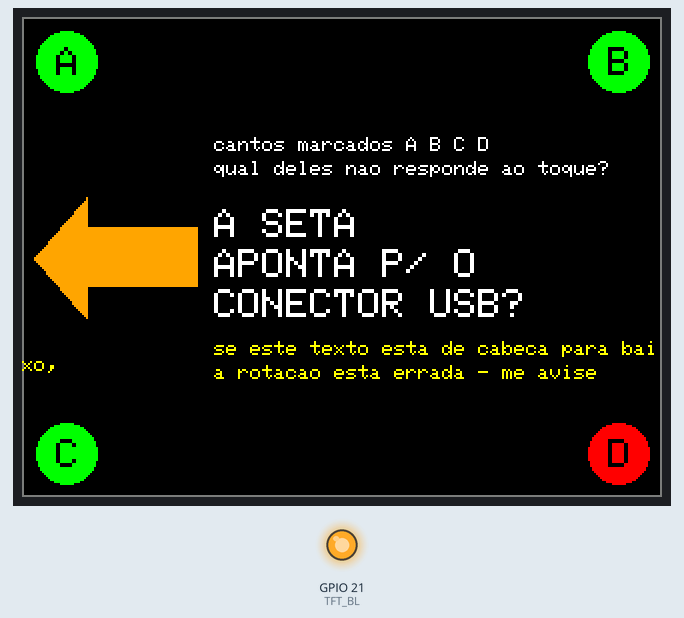
A sketch run on a simulated ESP32. On the bench: 320×240 colour display, output pins drawn as LEDs (lit = HIGH). What the sketch prints to the serial monitor is not drawn.

Above: at 1.1 s.

The sketch:

orient.ino
```cpp
/**
 * orient.ino - confirmacao de orientacao, sem depender de vocabulario.
 *
 * "Esquerda" e "direita" dependem de como a placa esta na mao de quem olha,
 * e isso ja gerou confusao. Esta tela resolve por desenho: uma seta grande
 * apontando para uma borda especifica com a pergunta escrita ao lado, e uma
 * letra em cada canto para o canto problematico do touch poder ser nomeado
 * sem ambiguidade.
 *
 * Mesma configuracao validada no bring-up: ST7789 320x240, rotation 3.
 */
#include <Arduino.h>
#include <Arduino_GFX_Library.h>

#define TFT_SCK   14
#define TFT_MOSI  13
#define TFT_MISO  12
#define TFT_CS    15
#define TFT_DC     2
#define TFT_RST   -1
#define TFT_BL    21
#define TFT_ROTATION 3

static Arduino_DataBus *bus = nullptr;
static Arduino_GFX     *gfx = nullptr;

// Seta cheia apontando para a esquerda, encostada na borda esquerda.
static void arrow_left(int tipX, int cy, int len, int halfH, uint16_t col) {
  gfx->fillTriangle(tipX, cy, tipX + 26, cy - halfH, tipX + 26, cy + halfH, col);
  gfx->fillRect(tipX + 26, cy - halfH / 2, len - 26, halfH, col);
}

static void corner_letter(int x, int y, const char *s, uint16_t col) {
  gfx->fillCircle(x, y, 15, col);
  gfx->setTextColor(RGB565_BLACK);
  gfx->setTextSize(2);
  gfx->setCursor(x - 5, y - 7);
  gfx->print(s);
}

void setup() {
  Serial.begin(115200);
  delay(800);

  pinMode(TFT_BL, OUTPUT);
  digitalWrite(TFT_BL, HIGH);

  bus = new Arduino_ESP32SPI(TFT_DC, TFT_CS, TFT_SCK, TFT_MOSI, TFT_MISO, HSPI);
  gfx = new Arduino_ST7789(bus, TFT_RST, TFT_ROTATION, false, 240, 320);
  if (!gfx->begin(40000000UL)) {
    Serial.println("FATAL: gfx->begin() falhou");
    while (1) delay(1000);
  }

  int w = gfx->width(), h = gfx->height();
  Serial.print("orient: ");
  Serial.print(w);
  Serial.print("x");
  Serial.print(h);
  Serial.print(" rotation=");
  Serial.println(TFT_ROTATION);

  gfx->fillScreen(RGB565_BLACK);
  gfx->drawRect(0, 0, w, h, RGB565_DARKGREY);

  // A pergunta, escrita para ser lida com a tela na posicao certa.
  gfx->setTextColor(RGB565_WHITE);
  gfx->setTextSize(2);
  gfx->setCursor(96, 96);
  gfx->print("A SETA");
  gfx->setCursor(96, 116);
  gfx->print("APONTA P/ O");
  gfx->setCursor(96, 136);
  gfx->print("CONECTOR USB?");

  gfx->setTextSize(1);
  gfx->setTextColor(RGB565_YELLOW);
  gfx->setCursor(96, 162);
  gfx->print("se este texto esta de cabeca para baixo,");
  gfx->setCursor(96, 174);
  gfx->print("a rotacao esta errada - me avise");

  // Seta apontando para a borda esquerda da tela (nesta rotacao).
  arrow_left(6, h / 2, 82, 30, RGB565_ORANGE);

  // Cantos nomeados: A B em cima, C D embaixo.
  corner_letter(22, 22, "A", RGB565_GREEN);
  corner_letter(w - 22, 22, "B", RGB565_GREEN);
  corner_letter(22, h - 22, "C", RGB565_GREEN);
  corner_letter(w - 22, h - 22, "D", RGB565_RED);

  gfx->setTextColor(RGB565_WHITE);
  gfx->setTextSize(1);
  gfx->setCursor(96, 60);
  gfx->print("cantos marcados A B C D");
  gfx->setCursor(96, 72);
  gfx->print("qual deles nao responde ao toque?");
}

void loop() { delay(1000); }
```
